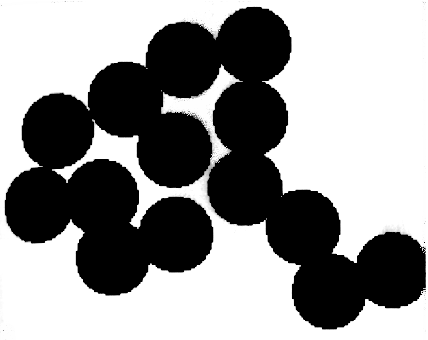
%> input picture spheres.png, 428 x 340 px
$ octave CountCircles.m   (GNU Octave 9; MATLAB toolbox functions it lacks are replaced by stand-ins)
%> lines starting %> are read from the running program, lines starting %| are printed output that depends on the picture; in (x1, y1, x2, y2) boxes, pixels count from 0 and x2, y2 are one past the last pixel; in counts of white or black regions, pixels touching at a corner belong together; the program's own positions count from 1
img = imread('spheres.png');
%> img is the input picture: size 340x428x3 uint8; min 0, max 255, mean 148.5
img = rgb2gray(img);
%> img: size 340x428 uint8
img = im2bw(img);
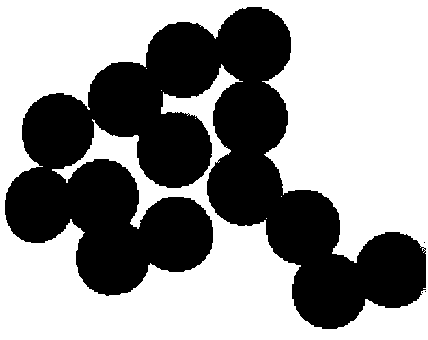
%> img: size 340x428 logical; 58.5% white; 4 black regions (3 under 20 px), largest, box (x1, y1, x2, y2) and area: (5, 7, 426, 329) 60379
img= ~img;
se = strel('disk',double(uint8(25)));
img = imerode(img,se);
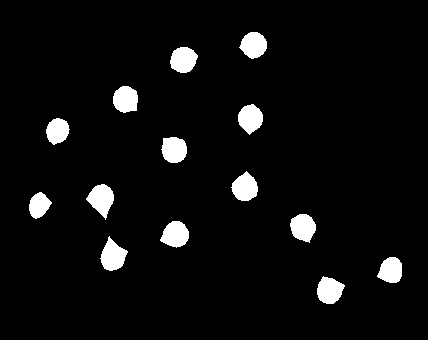
%> img: size 340x428 logical; 5.1% white; 14 white regions, largest, box (x1, y1, x2, y2) and area: (86, 184, 114, 220) 591, (100, 236, 128, 271) 585, (160, 221, 189, 248) 560
[L num] = bwlabel(img);
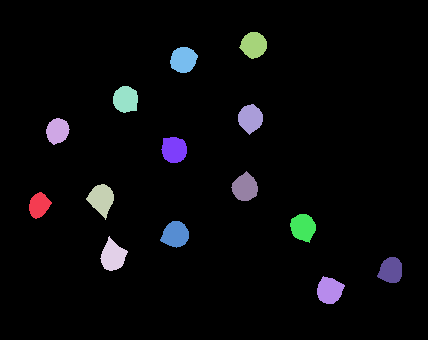
%> L: size 340x428 double; 15 distinct labels, from 0 to 14; one colour per label, 0 black
%> num = 14
imshow(img);
title(num)

$ run again, with Shapes.png copied over spheres.png
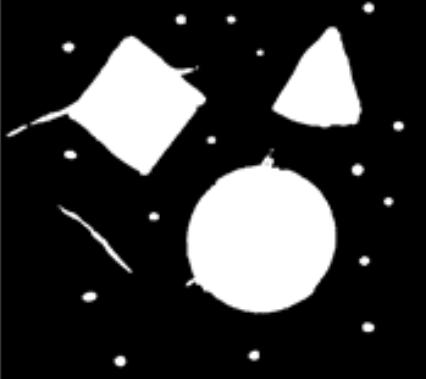
%> input picture Shapes.png, 426 x 379 px
%> img is the input picture: size 379x426x3 uint8; min 0, max 255, mean 55.7
%> `img = im2bw(img);`:
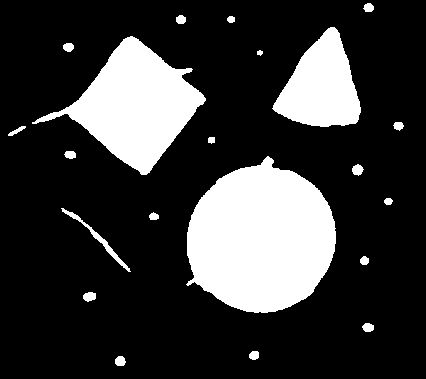
%> img: size 379x426 logical; 21.7% white; 21 white regions, largest, box (x1, y1, x2, y2) and area: (186, 156, 336, 313) 17358, (32, 36, 206, 175) 10600, (272, 27, 361, 127) 5460
%> `[L num] = bwlabel(img);`:
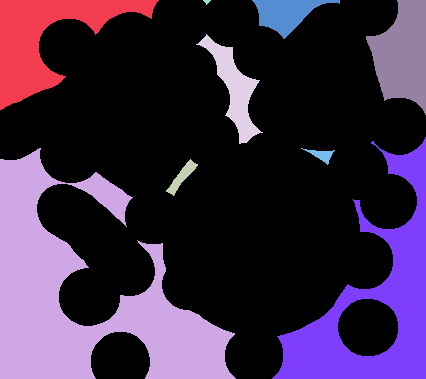
%> L: size 379x426 double; 10 distinct labels, from 0 to 9; one colour per label, 0 black
%> num = 9

$ run again, with 1.jpg saved as spheres.png
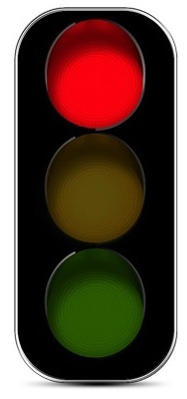
%> input picture 1.jpg, 187 x 399 px
%> img is the input picture: size 399x187x3 uint8; mean R, G, B 95.4, 75.6, 63.9
%> `img = im2bw(img);`:
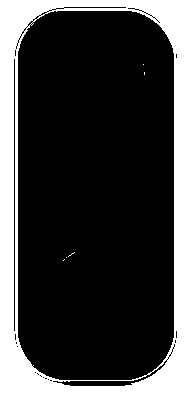
%> img: size 399x187 logical; 24.4% white; 6 white regions (5 under 20 px), largest, box (x1, y1, x2, y2) and area: (0, 0, 187, 399) 18219
%> `img = imerode(img,se);`:
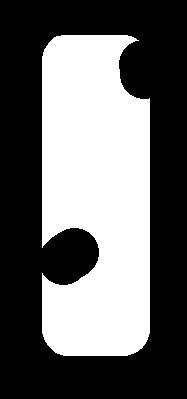
%> img: size 399x187 logical; 40.3% white; 1 white region, box (x1, y1, x2, y2) and area: (42, 35, 150, 356) 30086
%> num = 1
